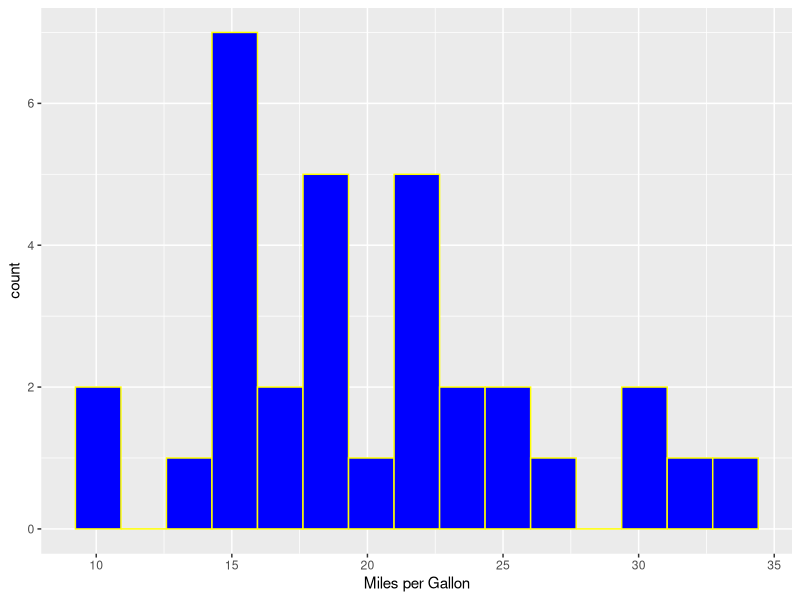

The R script that drew this image:
## ---- chunk 1
knitr::opts_chunk$set(echo = TRUE)
## ---- chunk 2
library(tidyverse)
ggplot(data = mtcars, aes(x = mpg)) +
  geom_histogram(fill = "blue", colour = "yellow", bins = 15) +
  labs(x = "Miles per Gallon")
